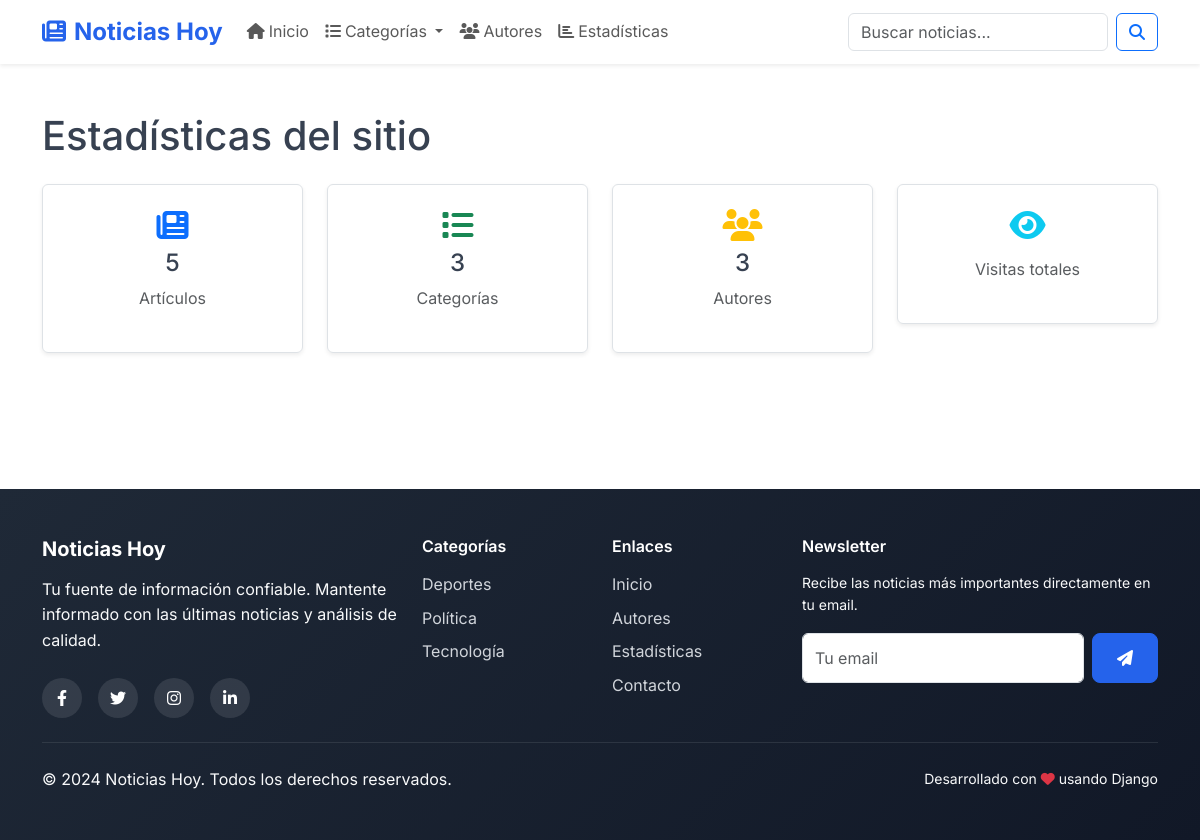
The app's page /estadisticas/ with its own data.
### news/models.py (models this page shows, shortened)
class Categoria(models.Model):
    nombre = models.CharField(
        max_length=100,
        unique=True,
        help_text="Nombre de la categoría (ej: Tecnología, Deportes)"
    )
    slug = models.SlugField(
        max_length=100,
        unique=True,
        blank=True,
        help_text="URL amigable generada automáticamente"
    )
    descripcion = models.TextField(
        blank=True,
        help_text="Descripción opcional de la categoría"
    )
    fecha_creacion = models.DateTimeField(auto_now_add=True)
    class Meta:
        verbose_name = "Categoría"
        verbose_name_plural = "Categorías"
        ordering = ['nombre']

### news/views.py (the view)
# urls.py: path('estadisticas/', views.estadisticas_view, name='estadisticas'),
def estadisticas_view(request):
    context = {
        'total_articulos': Articulo.objects.filter(publicado=True).count(),
        'total_categorias': Categoria.objects.count(),
        'total_autores': Autor.objects.filter(activo=True).count(),
        'total_comentarios': Comentario.objects.filter(aprobado=True).count(),
        'articulos_mas_vistos': Articulo.objects.filter(
            publicado=True
        ).order_by('-vistas')[:5],
        'categorias_populares': Categoria.objects.annotate(
            articulos_count=Count('articulos', filter=Q(articulos__publicado=True))
        ).filter(articulos_count__gt=0).order_by('-articulos_count')[:5]
    }
    return render(request, 'news/estadisticas.html', context)

### news/context_processors.py (called while the page is built)
def global_context(request):
    return {
        'categorias_menu': Categoria.objects.annotate(
            articulos_count=Count('articulos', filter=Q(articulos__publicado=True))
        ).filter(articulos_count__gt=0)[:6],
        'articulos_sidebar': Articulo.objects.filter(
            publicado=True
        ).order_by('-vistas')[:5],
        'site_name': 'Noticias Hoy',
        'site_description': 'Tu fuente de información confiable'
    }

### templates/news/estadisticas.html (shortened to what this page needs)
{% extends "base.html" %}
{% block content %}
<div class="container py-5">
    <h1 class="mb-4">Estadísticas del sitio</h1>
    <div class="row text-center">
        <div class="col-md-3 col-6 mb-4">
            <div class="p-4 border rounded shadow-sm">
                <i class="fas fa-newspaper fa-2x text-primary mb-2"></i>
                <h4>{{ total_articulos }}</h4>
                <p class="text-muted">Artículos</p>
            </div>
        </div>
        <div class="col-md-3 col-6 mb-4">
            <div class="p-4 border rounded shadow-sm">
                <i class="fas fa-list fa-2x text-success mb-2"></i>
                <h4>{{ total_categorias }}</h4>
                <p class="text-muted">Categorías</p>
            </div>
        </div>
        <div class="col-md-3 col-6 mb-4">
            <div class="p-4 border rounded shadow-sm">
                <i class="fas fa-users fa-2x text-warning mb-2"></i>
                <h4>{{ total_autores }}</h4>
                <p class="text-muted">Autores</p>
            </div>
        </div>
        <div class="col-md-3 col-6 mb-4">
            <div class="p-4 border rounded shadow-sm">
                <i class="fas fa-eye fa-2x text-info mb-2"></i>
                <p class="text-muted">Visitas totales</p>
            </div>
        </div>
    </div>
</div>
{% endblock %}

### templates/base.html (shortened to what this page needs)
<!DOCTYPE html>
<html lang="es">
<head>
    <link href="https://cdn.jsdelivr.net/npm/bootstrap@5.3.2/dist/css/bootstrap.min.css" rel="stylesheet">
    <link rel="stylesheet" href="https://cdnjs.cloudflare.com/ajax/libs/font-awesome/6.4.0/css/all.min.css">
</head>
<body>
    <nav class="navbar navbar-expand-lg navbar-light bg-white shadow-sm sticky-top">
        <div class="container">
            <a class="navbar-brand" href="{% url 'home' %}">
                <i class="fas fa-newspaper me-2"></i>{{ site_name }}
            </a>
            <div class="collapse navbar-collapse" id="navbarNav">
                <ul class="navbar-nav me-auto">
                    <li class="nav-item">
                        <a class="nav-link" href="{% url 'home' %}">
                            <i class="fas fa-home me-1"></i>Inicio
                        </a>
                    </li>
                    <li class="nav-item dropdown">
                        <a class="nav-link dropdown-toggle" href="#" id="categoriasDropdown" role="button" data-bs-toggle="dropdown">
                            <i class="fas fa-list me-1"></i>Categorías
                        </a>
                    </li>
                    <li class="nav-item">
                        <a class="nav-link" href="{% url 'autores_list' %}">
                            <i class="fas fa-users me-1"></i>Autores
                        </a>
                    </li>
                    <li class="nav-item">
                        <a class="nav-link" href="{% url 'estadisticas' %}">
                            <i class="fas fa-chart-bar me-1"></i>Estadísticas
                        </a>
                    </li>
                </ul>
                <form class="d-flex" method="GET" action="{% url 'busqueda' %}">
                    <input class="form-control me-2" type="search" name="q" placeholder="Buscar noticias..."
                           value="{{ request.GET.q }}" aria-label="Buscar">
                    <button class="btn btn-outline-primary" type="submit">
                        <i class="fas fa-search"></i>
                    </button>
                </form>
            </div>
        </div>
    </nav>
    <main>
        {% block content %}{% endblock %}
    </main>
    <footer class="py-5">
        <div class="container">
            <div class="row g-4">
                <div class="col-lg-4">
                    <h5 class="fw-bold mb-3">{{ site_name }}</h5>
                    <p class="text-light mb-4">{{ site_description }}. Mantente informado con las últimas noticias y análisis de calidad.</p>
                    <div class="d-flex gap-3">
                        <a href="#" class="social-icon">
                            <i class="fab fa-facebook-f"></i>
                        </a>
                        <a href="#" class="social-icon">
                            <i class="fab fa-twitter"></i>
                        </a>
                        <a href="#" class="social-icon">
                            <i class="fab fa-instagram"></i>
                        </a>
                        <a href="#" class="social-icon">
                            <i class="fab fa-linkedin-in"></i>
                        </a>
                    </div>
                </div>
                <div class="col-lg-2 col-md-6">
                    <h6 class="fw-semibold mb-3">Categorías</h6>
                    <ul class="list-unstyled">
                        {% for categoria in categorias_menu %}
                            <li class="mb-2">
                                <a href="{% url 'categoria_detail' categoria.slug %}" class="footer-link">
                                    {{ categoria.nombre }}
                                </a>
                            </li>
                        {% endfor %}
                    </ul>
                </div>
                <div class="col-lg-2 col-md-6">
                    <h6 class="fw-semibold mb-3">Enlaces</h6>
                    <ul class="list-unstyled">
                        <li class="mb-2"><a href="{% url 'home' %}" class="footer-link">Inicio</a></li>
                        <li class="mb-2"><a href="{% url 'autores_list' %}" class="footer-link">Autores</a></li>
                        <li class="mb-2"><a href="{% url 'estadisticas' %}" class="footer-link">Estadísticas</a></li>
                        <li class="mb-2"><a href="#" class="footer-link">Contacto</a></li>
                    </ul>
                </div>
                <div class="col-lg-4">
                    <h6 class="fw-semibold mb-3">Newsletter</h6>
                    <p class="text-light small mb-3">Recibe las noticias más importantes directamente en tu email.</p>
                    <form class="d-flex">
                        <input type="email" class="form-control me-2" placeholder="Tu email" required>
                        <button type="submit" class="btn btn-primary">
                            <i class="fas fa-paper-plane"></i>
                        </button>
                    </form>
                </div>
            </div>
            <hr class="my-4 border-secondary">
            <div class="row align-items-center">
                <div class="col-md-6">
                    <p class="mb-0 text-light">&copy; 2024 {{ site_name }}. Todos los derechos reservados.</p>
                </div>
                <div class="col-md-6 text-md-end">
                    <p class="mb-0 text-light small">
                        Desarrollado con <i class="fas fa-heart text-danger"></i> usando Django
                    </p>
                </div>
            </div>
        </div>
    </footer>
</body>
</html>

### templates/base.html (style rules this page uses)
:root { --primary-color: #2563eb; --secondary-color: #1e40af; --accent-color: #3b82f6; --success-color: #10b981; --warning-color: #f59e0b; --danger-color: #ef4444; --dark-color: #1f2937; --light-color: #f8fafc; --border-color: #e5e7eb; }
body { font-family: 'Inter', sans-serif; line-height: 1.6; color: #374151; }
.navbar-brand { font-weight: 700; color: var(--primary-color) !important; font-size: 1.5rem; }
footer { background: linear-gradient(135deg, var(--dark-color), #111827); color: white; margin-top: 4rem; }
.footer-link { color: #d1d5db; text-decoration: none; transition: color 0.3s ease; }
.social-icon { display: inline-flex; align-items: center; justify-content: center; width: 2.5rem; height: 2.5rem; background: rgba(255,255,255,0.1); border-radius: 50%; color: white; text-decoration: none; transition: all 0.3s ease; }
.btn-primary { background-color: var(--primary-color); border-color: var(--primary-color); font-weight: 500; padding: 0.75rem 1.5rem; border-radius: 0.5rem; transition: all 0.3s ease; }

### records on screen
Categoria: nombre "Deportes"
Categoria: nombre "Política"
Categoria: nombre "Tecnología"

### other values on screen
{{ site_name }} "Noticias Hoy"
{{ total_articulos }} "5"
{{ total_categorias }} "3"
{{ total_autores }} "3"
{{ site_description }} "Tu fuente de información confiable"
